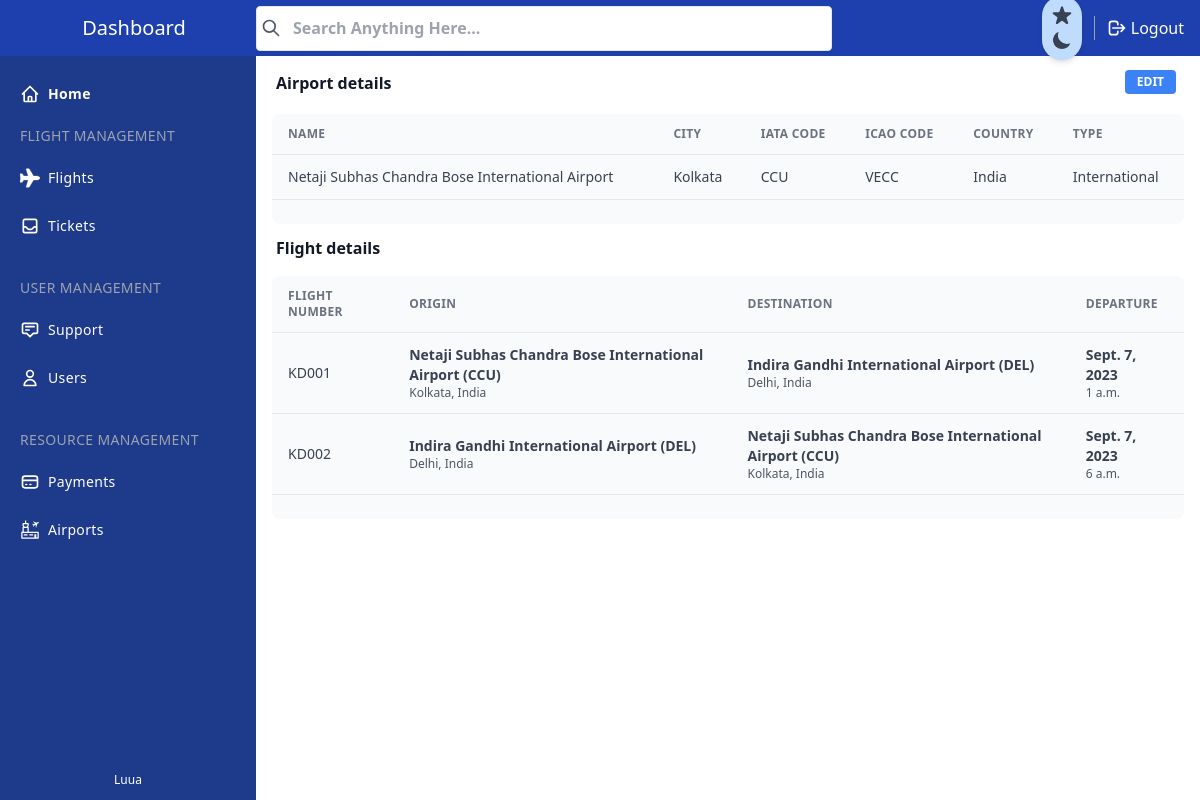
/manage/airports/9e309ce53e7c41c19ef158ad3770c830/ (signed in), run on the app's committed database.
### core/models.py (models this page shows, shortened)
class BaseModel(models.Model):
    uid = models.UUIDField(primary_key = True, default = uuid.uuid4)
    created_at = models.DateTimeField(auto_now_add= True)
    updated_at = models.DateTimeField(auto_now= True)
    class Meta:
        abstract = True

class Airport(BaseModel):
    airport_name = models.CharField(max_length=200)
    airport_city = models.CharField(max_length=50)
    airport_country = models.CharField(max_length=16)
    iata_code = models.CharField(max_length=3)
    icao_code = models.CharField(max_length=4)
    airport_type = models.CharField(max_length=14, null=True, blank=True)
    def __str__(self) -> str:
        return self.airport_name + " (" + self.iata_code + ")"

class Flight(BaseModel):
    flight_number = models.CharField(max_length=6)
    origin_airport = models.ForeignKey(Airport, on_delete=models.CASCADE, related_name="flight_origin")
    destination_airport = models.ForeignKey(Airport, on_delete=models.CASCADE, related_name="flight_destination")
    departure_date = models.DateField()
    departure_time = models.TimeField()
    arrival_date = models.DateField()
    arrival_time = models.TimeField()

### manage/views.py (the view)
# urls.py: path('airports/<str:airport_id>/', views.airport_details, name="airport_details"),
@login_required(login_url='/manage/login')
@staff_member_required(login_url='/manage/login')
def airport_details(request, airport_id):
    try:
        if Airport.objects.filter(uid=airport_id).exists():
            airport = Airport.objects.get(uid=airport_id)
            context = {
                "flights" : Flight.objects.filter(Q(origin_airport=airport) | Q(destination_airport=airport)),
                "airport" : airport,
            }
            return render(request, 'manage/airports/airport-details.html', context)
        logger.info(msg="Invalid Airport ID")
        return HttpResponse("404 Not found")
    except Exception as err:
        logger.error(err)

### template/manage/airports/airport-details.html (shortened to what this page needs)
{% include 'manage/sections/header.html' %}
{% load static %}
</head>
<body>
    <div x-data="setup()" :class="{ 'dark': isDark }">
        <div
            class="min-h-screen flex flex-col flex-auto flex-shrink-0 antialiased bg-white dark:bg-gray-700 text-black dark:text-white">
            {% include 'manage/sections/nav-bar.html' %}
            {% include 'manage/sections/side-bar.html' %}
            <div class="h-full ml-14 mt-14 mb-10 md:ml-64">
                <div class="flex flex-wrap bg-black-500 items-center px-5 pt-3">
                    <div class="relative w-full max-w-full flex-grow flex-1">
                        <h3 class="font-semibold text-base text-gray-900 dark:text-gray-50">Airport details
                        </h3>
                    </div>
                    <div class="relative w-full max-w-full flex-grow flex-1 text-right">
                        <button onclick="window.location.href='change/';"
                            class="text-2xl bg-blue-500 dark:bg-gray-100 text-white active:bg-blue-600 dark:text-gray-800 dark:active:text-gray-700 text-xs font-bold uppercase px-3 py-1 rounded outline-none focus:outline-none mr-1 mb-1 ease-linear transition-all duration-150"
                            type="button">Edit</button>
                    </div>
                </div>
                <div class="mt-4 mx-4">
                    <div class="w-full overflow-hidden rounded-lg shadow-xs">
                        <div class="w-full overflow-x-auto">
                            <table class="w-full">
                                <thead>
                                    <tr
                                        class="text-xs font-semibold tracking-wide text-left text-gray-500 uppercase border-b dark:border-gray-700 bg-gray-50 dark:text-gray-400 dark:bg-gray-800">
                                        <th class="px-4 py-3">Name</th>
                                        <th class="px-4 py-3">City</th>
                                        <th class="px-4 py-3">IATA Code</th>
                                        <th class="px-4 py-3">ICAO Code</th>
                                        <th class="px-4 py-3">Country</th>
                                        <th class="px-4 py-3">Type</th>
                                    </tr>
                                </thead>
                                <tbody class="bg-white divide-y dark:divide-gray-700 dark:bg-gray-800">
                                    <tr class="bg-gray-50 cursor-pointer dark:bg-gray-800 hover:bg-gray-100 dark:hover:bg-gray-900 text-gray-700 dark:text-gray-400">
                                        <td class="px-4 py-3 text-sm">{{airport.airport_name}}</td>
                                        <td class="px-4 py-3 text-sm">{{airport.airport_city}}</td>
                                        <td class="px-4 py-3 text-sm">{{airport.iata_code}}</td>
                                        <td class="px-4 py-3 text-sm">{{airport.icao_code}}</td>
                                        <td class="px-4 py-3 text-sm">{{airport.airport_country}}</td>
                                        <td class="px-4 py-3 text-sm">{{airport.airport_type}}</td>
                                    </tr>
                                </tbody>
                            </table>
                        </div>
                        <div
                            class="grid px-4 py-3 text-xs font-semibold tracking-wide text-gray-500 uppercase border-t dark:border-gray-700 bg-gray-50 sm:grid-cols-9 dark:text-gray-400 dark:bg-gray-800">
                        </div>
                    </div>
                </div>
                <div class="flex flex-wrap bg-black-500 items-center px-5 pt-3">
                    <div class="relative w-full max-w-full flex-grow flex-1">
                        <h3 class="font-semibold text-base text-gray-900 dark:text-gray-50">Flight details
                        </h3>
                    </div>
                </div>
                <div class="mt-4 mx-4">
                    <div class="w-full overflow-hidden rounded-lg shadow-xs">
                        <div class="w-full overflow-x-auto">
                            <table class="w-full">
                                <thead>
                                    <tr
                                        class="text-xs font-semibold tracking-wide text-left text-gray-500 uppercase border-b dark:border-gray-700 bg-gray-50 dark:text-gray-400 dark:bg-gray-800">
                                        <th class="px-4 py-3">Flight Number</th>
                                        <th class="px-4 py-3">Origin</th>
                                        <th class="px-4 py-3">Destination</th>
                                        <th class="px-4 py-3">Departure</th>
                                    </tr>
                                </thead>
                                <tbody class="bg-white divide-y dark:divide-gray-700 dark:bg-gray-800">
                                    {% for x in flights %}
                                    <tr onclick="window.location.href='/manage/flights/{{x.uid}}';" class="bg-gray-50 cursor-pointer dark:bg-gray-800 hover:bg-gray-100 dark:hover:bg-gray-900 text-gray-700 dark:text-gray-400">
                                        <td class="px-4 py-3 text-sm">{{x.flight_number}}</td>
                                        <td class="px-4 py-3">
                                            <div class="flex items-center text-sm">
                                                <div>
                                                    <p class="font-semibold">{{x.origin_airport}}</p>
                                                    <p class="text-xs text-gray-600 dark:text-gray-400">{{x.origin_airport.airport_city}},
                                                         {{x.origin_airport.airport_country}}
                                                    </p>
                                                </div>
                                            </div>
                                        </td>
                                        <td class="px-4 py-3">
                                            <div class="flex items-center text-sm">
                                                <div>
                                                    <p class="font-semibold">{{x.destination_airport}}</p>
                                                    <p class="text-xs text-gray-600 dark:text-gray-400">{{x.destination_airport.airport_city}},
                                                        {{x.destination_airport.airport_country}}
                                                    </p>
                                                </div>
                                            </div>
                                        </td>
                                        <td class="px-4 py-3">
                                            <div class="flex items-center text-sm">
                                                <div>
                                                    <p class="font-semibold">{{x.departure_date}}</p>
                                                    <p class="text-xs text-gray-600 dark:text-gray-400">{{x.departure_time}}
                                                    </p>
                                                </div>
                                            </div>
                                        </td>
                                    </tr>
                                    {% endfor %}
                                </tbody>
                            </table>
                        </div>
                        <div
                            class="grid px-4 py-3 text-xs font-semibold tracking-wide text-gray-500 uppercase border-t dark:border-gray-700 bg-gray-50 sm:grid-cols-9 dark:text-gray-400 dark:bg-gray-800">
                        </div>
                    </div>
                </div>
            </div>
        </div>
    </div>
    {% include 'manage/sections/footer.html' %}
</html>

### data on the page
Airport: airport_name "Netaji Subhas Chandra Bose International Airport", airport_city "Kolkata", iata_code "CCU", icao_code "VECC", airport_country "India", airport_type "International"
Flight: flight_number "KD001", origin_airport "Netaji Subhas Chandra Bose International Airport (CCU)", origin_airport.airport_city "Kolkata", origin_airport.airport_country "India", destination_airport "Indira Gandhi International Airport (DEL)", destination_airport.airport_city "Delhi", destination_airport.airport_country "India", departure_date "Sept. 7, 2023", departure_time "1 a.m."
Flight: flight_number "KD002", origin_airport "Indira Gandhi International Airport (DEL)", origin_airport.airport_city "Delhi", origin_airport.airport_country "India", destination_airport "Netaji Subhas Chandra Bose International Airport (CCU)", destination_airport.airport_city "Kolkata", destination_airport.airport_country "India", departure_date "Sept. 7, 2023", departure_time "6 a.m."
